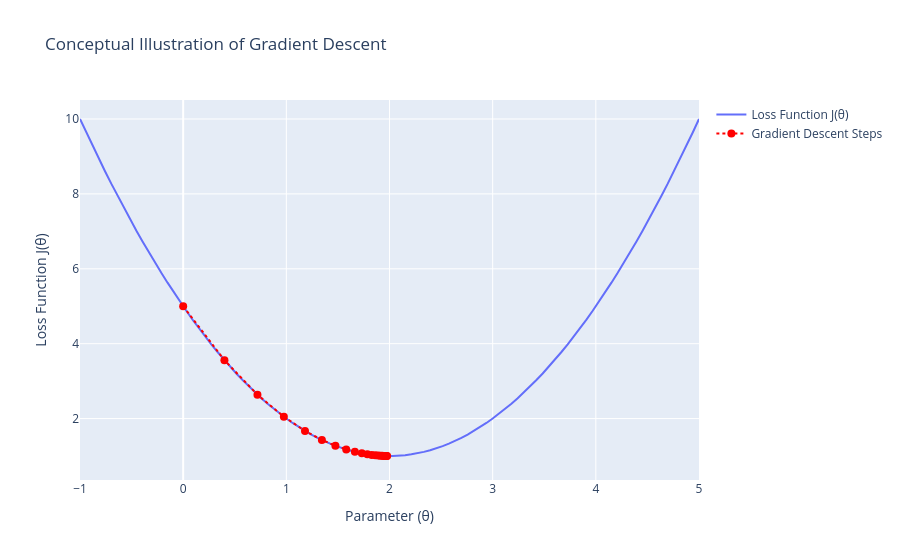

The cell this chart's notebook holds for it:
### Markdown cell above
## 11. Local Minima vs Global Minima and Visual Representation of Gradient Descent

### Local Minima vs. Global Minima

In the context of machine learning, especially when optimizing a model's parameters, we are typically trying to minimize a **loss function** (or cost function). This loss function measures how well our model performs; a lower loss means a better model.

*   **Global Minimum**: This is the lowest possible value of the loss function over the entire parameter space. It represents the absolute best set of parameters for our model.
*   **Local Minimum**: This is a point in the parameter space where the loss function is lower than all its neighboring points within a specific region, but it is not the lowest possible value overall.

Imagine a hilly landscape: the global minimum is the lowest valley on the entire map, while local minima are smaller depressions or valleys that are low relative to their immediate surroundings but not the lowest overall.

**Challenge**: Optimization algorithms like Gradient Descent aim to find the minimum of the loss function. However, they can sometimes get stuck in a local minimum, especially in complex, non-convex loss landscapes. If the algorithm converges to a local minimum instead of the global minimum, the model's performance might not be optimal.

### Visual Representation of Gradient Descent

**Gradient Descent** is an iterative optimization algorithm used to find the minimum of a function (our loss function) by taking steps proportional to the negative of the gradient (or approximate gradient) of the function at the current point. The gradient points in the direction of the steepest ascent, so moving in the negative direction means moving towards the steepest descent.

For our classification models (Logistic Regression, Random Forest), Gradient Descent (or variants like Stochastic Gradient Descent) is used to find the optimal weights/parameters that minimize the classification error.

**Conceptual Visualization**:
It's challenging to visualize Gradient Descent directly on our high-dimensional dataset because it involves many features (and thus many parameters). However, we can illustrate the concept with a simpler, 2D example.

Consider a simple quadratic loss function: `J(θ) = θ^2`. Our goal is to find the `θ` that minimizes `J(θ)`. The minimum is at `θ = 0`.

The update rule for Gradient Descent is:
`θ_new = θ_old - α * ∇J(θ_old)`
where `θ` is the parameter, `α` (alpha) is the learning rate (step size), and `∇J(θ)` is the gradient of the loss function.

### Code cell
# This is a conceptual visualization of Gradient Descent on a simple 2D function.
# It does not use the actual disaster dataset for the plot, as that would be high-dimensional.

logger.info("Illustrating Gradient Descent conceptually.")

# Define a simple quadratic loss function for visualization
def loss_function(theta):
    return theta**2 - 4*theta + 5

# Define its derivative (gradient)
def gradient(theta):
    return 2*theta - 4

# Gradient Descent parameters
initial_theta = 0.0 # Starting point
learning_rate = 0.1
iterations = 20

# Store the history of theta and loss values
theta_history = [initial_theta]
loss_history = [loss_function(initial_theta)]

# Perform Gradient Descent
current_theta = initial_theta
for i in range(iterations):
    grad = gradient(current_theta)
    current_theta = current_theta - learning_rate * grad
    theta_history.append(current_theta)
    loss_history.append(loss_function(current_theta))
    logger.debug(f"Iteration {i+1}: Theta = {current_theta:.4f}, Loss = {loss_function(current_theta):.4f}")

# Plotting the loss function and Gradient Descent steps
theta_values = np.linspace(-1, 5, 100)
loss_values = loss_function(theta_values)

try:
    fig = go.Figure()

    # Plot the loss function
    fig.add_trace(go.Scatter(x=theta_values, y=loss_values, mode='lines', name='Loss Function J(θ)'))

    # Plot the Gradient Descent steps
    fig.add_trace(go.Scatter(x=theta_history, y=loss_history, mode='markers+lines',
                             marker=dict(size=8, color='red'),
                             line=dict(color='red', dash='dot'),
                             name='Gradient Descent Steps'))

    fig.update_layout(title='Conceptual Illustration of Gradient Descent',
                      xaxis_title='Parameter (θ)',
                      yaxis_title='Loss Function J(θ)',
                      showlegend=True)
    fig.show()
    logger.info("Gradient Descent visualization completed.")
except Exception as e:
    logger.error(f"Error plotting Gradient Descent: {e}")

### Figure 1 — Plotly figure (JSON) as saved in the notebook; plotly's stock layout.template omitted (floating-point values rounded to 4 significant figures)
{"data": [{"mode": "lines", "name": "Loss Function J(θ)", "type": "scatter", "x": [-1.0, -0.9394, -0.8788, -0.8182, -0.7576, -0.697, -0.6364, -0.5758, -0.5152, -0.4545, -0.3939, -0.3333, -0.2727, -0.2121, -0.1515, -0.09091, -0.0303, 0.0303, 0.09091, 0.1515, 0.2121, 0.2727, 0.3333, 0.3939, 0.4545, 0.5152, 0.5758, 0.6364, 0.697, 0.7576, 0.8182, 0.8788, 0.9394, 1.0, 1.061, 1.121, 1.182, 1.242, 1.303, 1.364, 1.424, 1.485, 1.545, 1.606, 1.667, 1.727, 1.788, 1.848, 1.909, 1.97, 2.03, 2.091, 2.152, 2.212, 2.273, 2.333, 2.394, 2.455, 2.515, 2.576, 2.636, 2.697, 2.758, 2.818, 2.879, 2.939, 3.0, 3.061, 3.121, 3.182, 3.242, 3.303, 3.364, 3.424, 3.485, 3.545, 3.606, 3.667, 3.727, 3.788, 3.848, 3.909, 3.97, 4.03, 4.091, 4.152, 4.212, 4.273, 4.333, 4.394, 4.455, 4.515, 4.576, 4.636, 4.697, 4.758, 4.818, 4.879, 4.939, 5.0], "y": [10.0, 9.64, 9.287, 8.942, 8.604, 8.274, 7.95, 7.635, 7.326, 7.025, 6.731, 6.444, 6.165, 5.893, 5.629, 5.372, 5.122, 4.88, 4.645, 4.417, 4.197, 3.983, 3.778, 3.579, 3.388, 3.205, 3.028, 2.86, 2.698, 2.544, 2.397, 2.257, 2.125, 2.0, 1.882, 1.772, 1.669, 1.574, 1.486, 1.405, 1.331, 1.265, 1.207, 1.155, 1.111, 1.074, 1.045, 1.023, 1.008, 1.001, 1.001, 1.008, 1.023, 1.045, 1.074, 1.111, 1.155, 1.207, 1.265, 1.331, 1.405, 1.486, 1.574, 1.669, 1.772, 1.882, 2.0, 2.125, 2.257, 2.397, 2.544, 2.698, 2.86, 3.028, 3.205, 3.388, 3.579, 3.778, 3.983, 4.197, 4.417, 4.645, 4.88, 5.122, 5.372, 5.629, 5.893, 6.165, 6.444, 6.731, 7.025, 7.326, 7.635, 7.95, 8.274, 8.604, 8.942, 9.287, 9.64, 10.0]}, {"line": {"color": "red", "dash": "dot"}, "marker": {"color": "red", "size": 8}, "mode": "markers+lines", "name": "Gradient Descent Steps", "type": "scatter", "x": [0, 0.4, 0.72, 0.976, 1.181, 1.345, 1.476, 1.581, 1.664, 1.732, 1.785, 1.828, 1.863, 1.89, 1.912, 1.93, 1.944, 1.955, 1.964, 1.971, 1.977], "y": [5, 3.56, 2.638, 2.049, 1.671, 1.429, 1.275, 1.176, 1.113, 1.072, 1.046, 1.03, 1.019, 1.012, 1.008, 1.005, 1.003, 1.002, 1.001, 1.001, 1.001]}], "layout": {"showlegend": true, "title": {"text": "Conceptual Illustration of Gradient Descent"}, "xaxis": {"title": {"text": "Parameter (θ)"}}, "yaxis": {"title": {"text": "Loss Function J(θ)"}}}}
